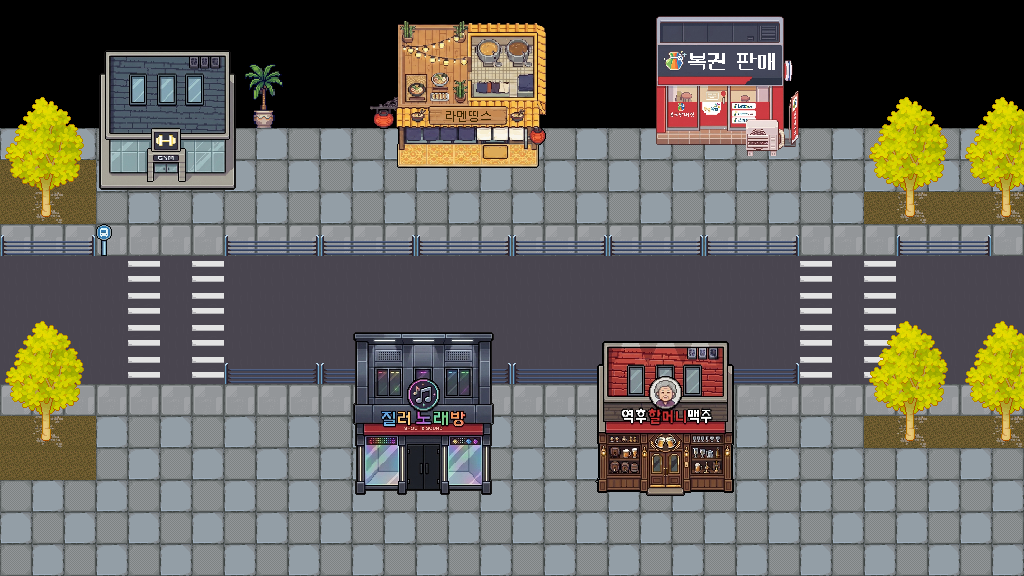

A level layout from a 2D game, rendered from its tile map. Below: a short description, then the map file with tile-grid data replaced by summaries:
An orthogonal 32x18 tile map with 32x32 px tiles, 5 tile layers (floor, tree, build(foul), build(total), ...), 2 hidden layers not drawn.

<map version="1.10" tiledversion="1.11.2" orientation="orthogonal" renderorder="right-down" width="32" height="18" tilewidth="32" tileheight="32" infinite="0" nextlayerid="11" nextobjectid="1">
 <tileset firstgid="1" source="FullTileSet.tsx" />
 <layer id="1" name="floor" width="32" height="18">
  <data>[576 cells, 448 non-empty, 7 distinct tile ids]</data>
 </layer>
 <layer id="5" name="tree" width="32" height="18">
  <data>[576 cells, 107 non-empty, 16 distinct tile ids]</data>
 </layer>
 <layer id="7" name="build(foul)" width="32" height="18">
  <data>[576 cells, 74 non-empty, 74 distinct tile ids]</data>
 </layer>
 <layer id="6" name="build(total)" width="32" height="18">
  <data>[576 cells, 154 non-empty, 153 distinct tile ids]</data>
 </layer>
 <layer id="8" name="build(hide)" width="32" height="18">
  <data>[576 cells, 20 non-empty, 20 distinct tile ids]</data>
 </layer>
 <layer id="9" name="collision(patch)" width="32" height="18" visible="0">
  <data>[576 cells, 48 non-empty, 1 distinct tile ids]</data>
 </layer>
 <layer id="10" name="interaction(prompt)" width="32" height="18" visible="0">
  <data>[576 cells, 57 non-empty, 1 distinct tile ids]</data>
 </layer>
</map>
